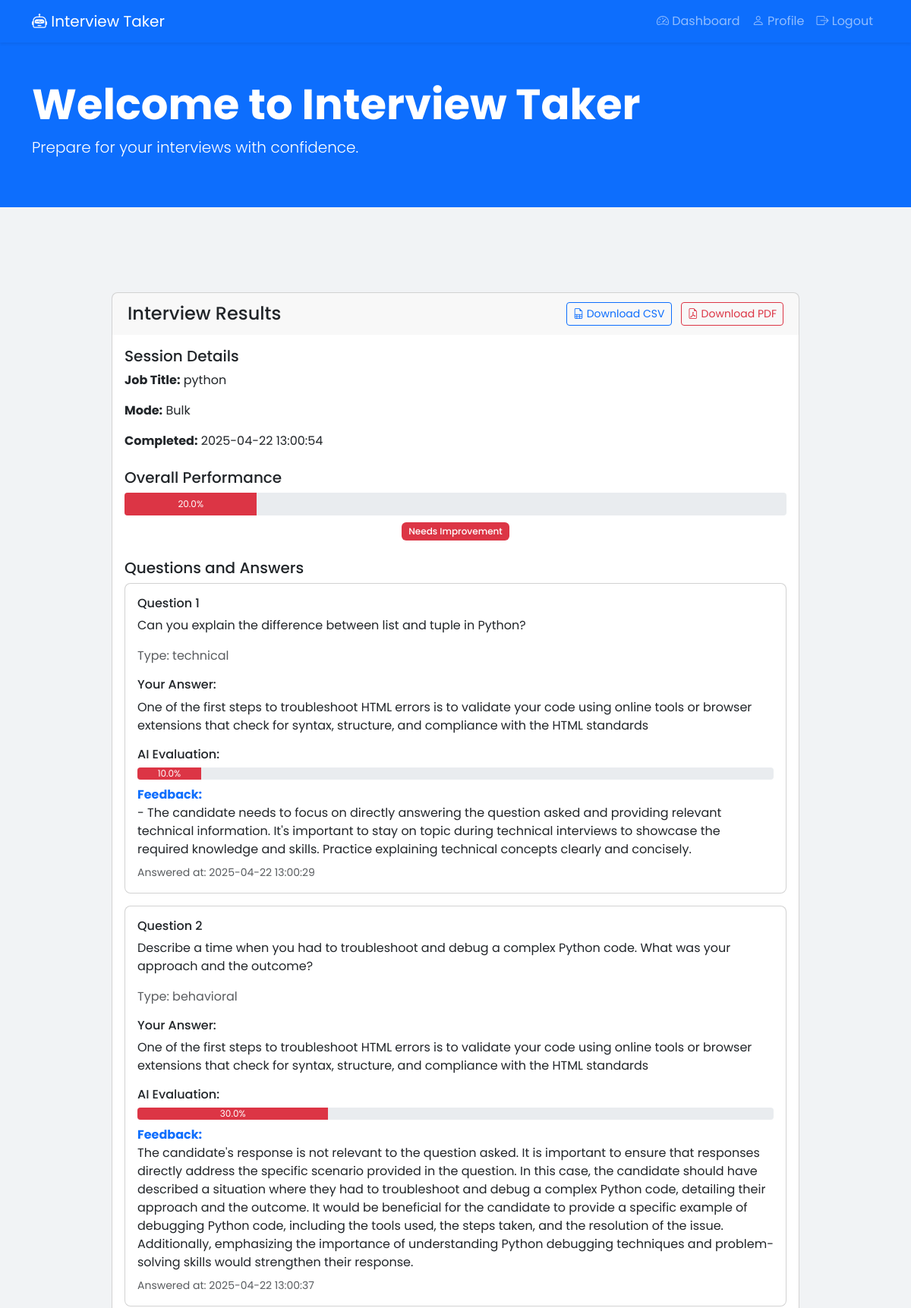
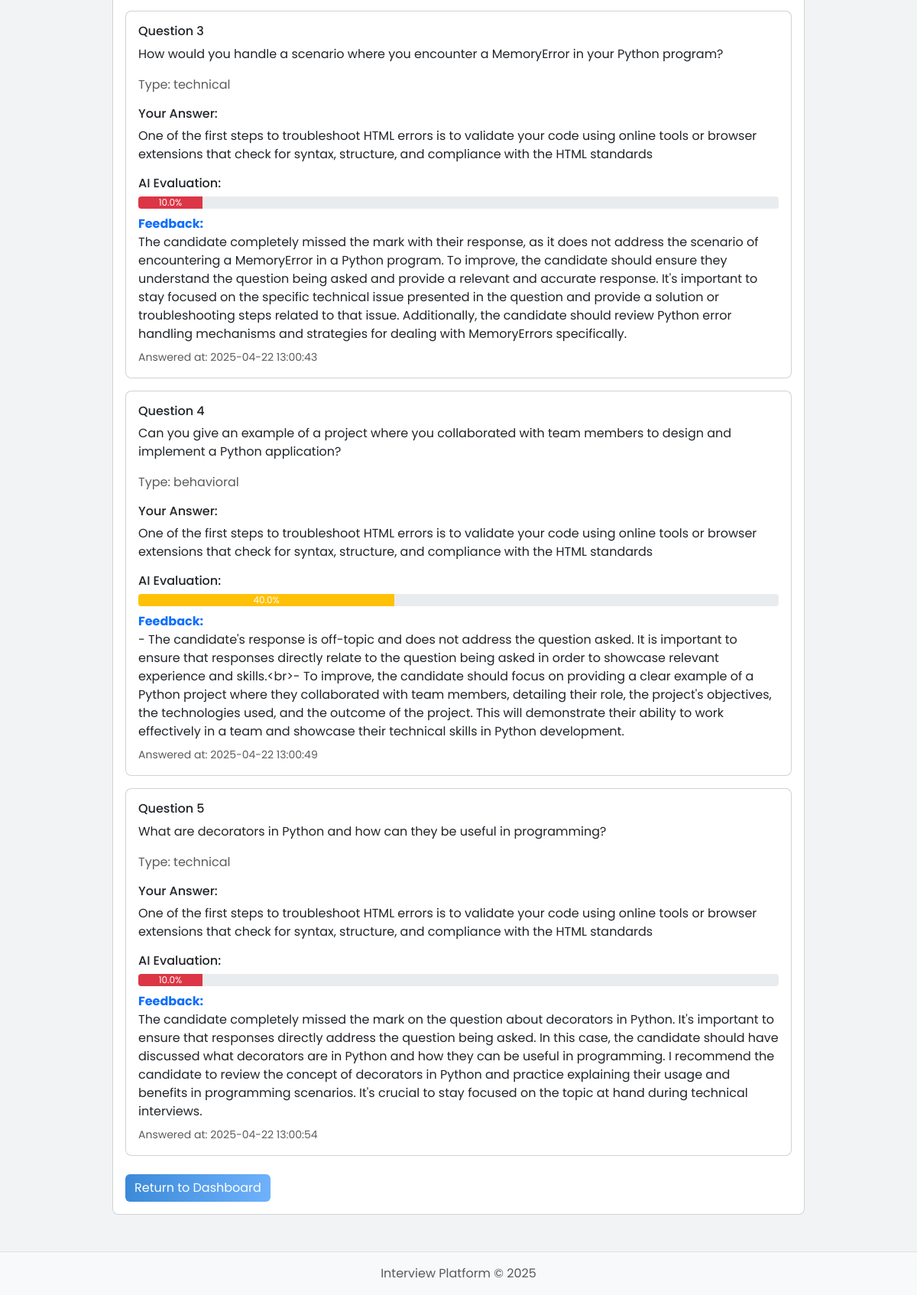
The app's page /interview/5/results (signed in) with its own data (2 pictures, top to bottom).
### app/models.py (models this page shows)
class Session(db.Model):
    __tablename__ = 'sessions'
    id = db.Column(db.Integer, primary_key=True)
    user_id = db.Column(db.Integer, db.ForeignKey('users.id'), nullable=False)
    profile_id = db.Column(db.Integer, db.ForeignKey('profiles.id'), nullable=False)
    job_title = db.Column(db.String(200), nullable=False)
    job_description = db.Column(db.Text, nullable=False)
    total_questions = db.Column(db.Integer, nullable=False)
    current_question_index = db.Column(db.Integer, default=0)
    mode = db.Column(db.String(20), nullable=False, default='interactive')  # 'interactive' or 'bulk'
    completed = db.Column(db.Boolean, default=False)
    created_at = db.Column(db.DateTime, default=datetime.utcnow)
    completed_at = db.Column(db.DateTime)
    overall_score = db.Column(db.Float, nullable=True)
    questions = db.relationship('Question', backref='session', lazy=True)
    profile = db.relationship('Profile', backref='sessions', lazy=True)

class Question(db.Model):
    __tablename__ = 'questions'
    id = db.Column(db.Integer, primary_key=True)
    session_id = db.Column(db.Integer, db.ForeignKey('sessions.id'), nullable=False)
    question_text = db.Column(db.Text, nullable=False)
    question_type = db.Column(db.String(50), nullable=False)
    question_index = db.Column(db.Integer, nullable=False)
    answered_at = db.Column(db.DateTime)
    created_at = db.Column(db.DateTime, default=datetime.utcnow)
    __table_args__ = (
        db.UniqueConstraint('session_id', 'question_index', name='uix_session_question_index'),
    )

class Answer(db.Model):
    __tablename__ = 'answers'
    id = db.Column(db.Integer, primary_key=True)
    question_id = db.Column(db.Integer, db.ForeignKey('questions.id'), nullable=False)
    transcript = db.Column(db.Text, nullable=False)
    score = db.Column(db.Float)
    strengths = db.Column(db.Text)
    weaknesses = db.Column(db.Text)
    feedback = db.Column(db.Text)
    created_at = db.Column(db.DateTime, default=datetime.utcnow)
    question = db.relationship('Question', backref=db.backref('answer', uselist=False))

### app/routes/interview.py (the view)
@interview_bp.route('/interview/<int:session_id>/results')
def results(session_id):
    if 'user_id' not in session:
        flash('Please login to view results', 'error')
        return redirect(url_for('auth_bp.login'))
    user_id = session['user_id']
    interview_session = Session.query.filter_by(id=session_id, user_id=user_id).first()
    if not interview_session:
        flash('Interview session not found', 'error')
        return redirect(url_for('dashboard_bp.dashboard'))
    questions = Question.query.filter_by(session_id=session_id).order_by(Question.question_index).all()
    total_score = 0
    answered_questions = 0
    for q in questions:
        if hasattr(q, 'answer') and q.answer and q.answer.score:
            total_score += q.answer.score
            answered_questions += 1
    overall_score = round(total_score / answered_questions, 1) if answered_questions > 0 else 0
    interview_session.overall_score = overall_score
    db.session.commit()
    return render_template(
        'results.html',
        interview_session=interview_session,
        questions=questions,
        overall_score=overall_score
    )

### app/__init__.py (called while the page is built)
@app.context_processor
def inject_now():
    return {'now': datetime.utcnow}

def nl2br_filter(value):
    if value:
        if not isinstance(value, str):
            value = str(value)
        return markupsafe.Markup(markupsafe.escape(value).replace('\n', '<br>'))
    return ''

### app/templates/results.html (shortened to what this page needs)
{% extends "base.html" %}
{% block content %}
<div class="container mt-5">
    <div class="row justify-content-center">
        <div class="col-md-10">
            <div class="card">
                <div class="card-header d-flex justify-content-between align-items-center">
                    <h4 class="mb-0">Interview Results</h4>
                    <div>
                        <a href="{{ url_for('interview_bp.download_report', session_id=interview_session.id, format='csv') }}" class="btn btn-sm btn-outline-primary me-2">
                            <i class="bi bi-file-earmark-spreadsheet"></i> Download CSV
                        </a>
                        <a href="{{ url_for('interview_bp.download_report', session_id=interview_session.id, format='pdf') }}" class="btn btn-sm btn-outline-danger">
                            <i class="bi bi-file-earmark-pdf"></i> Download PDF
                        </a>
                    </div>
                </div>
                <div class="card-body">
                    <div class="mb-4">
                        <h5>Session Details</h5>
                        <p><strong>Job Title:</strong> {{ interview_session.job_title }}</p>
                        <p><strong>Mode:</strong> {{ interview_session.mode|title }}</p>
                        <p><strong>Completed:</strong> {{ interview_session.completed_at.strftime('%Y-%m-%d %H:%M:%S') }}</p>
                    </div>
                    <div class="mb-4">
                        <h5>Overall Performance</h5>
                        <div class="progress" style="height: 30px;">
                            <div class="progress-bar
                                {% if overall_score >= 80 %}bg-success
                                {% elif overall_score >= 60 %}bg-info
                                {% elif overall_score >= 40 %}bg-warning
                                {% else %}bg-danger{% endif %}"
                                role="progressbar"
                                style="width: {{ overall_score }}%;"
                                aria-valuenow="{{ overall_score }}"
                                aria-valuemin="0"
                                aria-valuemax="100">
                                {{ overall_score }}%
                            </div>
                        </div>
                        <div class="mt-2 text-center">
                            {% if overall_score >= 80 %}
                            <span class="badge bg-success">Excellent</span>
                            {% elif overall_score >= 70 %}
                            <span class="badge bg-info">Good</span>
                            {% elif overall_score >= 60 %}
                            <span class="badge bg-primary">Satisfactory</span>
                            {% else %}
                            <span class="badge bg-danger">Needs Improvement</span>
                            {% endif %}
                        </div>
                    </div>
                    <div class="mb-4">
                        <h5>Questions and Answers</h5>
                        {% for question in questions %}
                        <div class="card mb-3">
                            <div class="card-body">
                                <h6 class="card-title">Question {{ loop.index }}</h6>
                                <p class="card-text">{{ question.question_text }}</p>
                                <p class="text-muted">Type: {{ question.question_type }}</p>
                                {% if question.answer %}
                                <div class="mt-3">
                                    <h6>Your Answer:</h6>
                                    <p>{{ question.answer.transcript }}</p>
                                    {% if question.answer.score > 0 %}
                                    <div class="mt-3">
                                        <h6>AI Evaluation:</h6>
                                        <div class="progress mb-2">
                                            <div class="progress-bar
                                                {% if question.answer.score >= 80 %}bg-success
                                                {% elif question.answer.score >= 60 %}bg-info
                                                {% elif question.answer.score >= 40 %}bg-warning
                                                {% else %}bg-danger{% endif %}"
                                                role="progressbar"
                                                style="width: {{ question.answer.score }}%;"
                                                aria-valuenow="{{ question.answer.score }}"
                                                aria-valuemin="0"
                                                aria-valuemax="100">
                                                {{ question.answer.score }}%
                                            </div>
                                        </div>
                                        {% if question.answer.feedback %}
                                        <div class="mb-2">
                                            <strong class="text-primary">Feedback:</strong>
                                            <p class="mb-0">{{ question.answer.feedback|nl2br }}</p>
                                        </div>
                                        {% endif %}
                                    </div>
                                    {% endif %}
                                    <small class="text-muted d-block mt-2">
                                        Answered at: {{ question.answered_at.strftime('%Y-%m-%d %H:%M:%S') }}
                                    </small>
                                </div>
                                {% else %}
                                <p class="text-muted">No answer provided</p>
                                {% endif %}
                            </div>
                        </div>
                        {% endfor %}
                    </div>
                    <div class="mt-4">
                        <a href="{{ url_for('dashboard_bp.dashboard') }}" class="btn btn-primary">
                            Return to Dashboard
                        </a>
                    </div>
                </div>
            </div>
        </div>
    </div>
</div>
{% endblock %}

### app/templates/base.html (shortened to what this page needs)
<!DOCTYPE html>
<html lang="en">
<head>
    <link href="https://cdn.jsdelivr.net/npm/bootstrap@5.3.0/dist/css/bootstrap.min.css" rel="stylesheet">
    <link rel="stylesheet" href="{{ url_for('static', filename='css/style.css') }}">
    <link rel="stylesheet" href="https://cdn.jsdelivr.net/npm/bootstrap-icons@1.7.2/font/bootstrap-icons.css">
</head>
<body>
    <nav class="navbar navbar-expand-lg navbar-dark bg-primary sticky-top shadow-sm">
        <div class="container">
            <a class="navbar-brand" href="{{ url_for('auth_bp.index') }}">
                <i class="bi bi-robot"></i> Interview Taker
            </a>
            <div class="collapse navbar-collapse" id="navbarNav">
                <ul class="navbar-nav ms-auto">
                    {% if session.get('user_id') %}
                        <li class="nav-item">
                            <a class="nav-link" href="{{ url_for('dashboard_bp.dashboard') }}">
                                <i class="bi bi-speedometer2"></i> Dashboard
                            </a>
                        </li>
                        <li class="nav-item">
                            <a class="nav-link" href="{{ url_for('dashboard_bp.profile') }}">
                                <i class="bi bi-person"></i> Profile
                            </a>
                        </li>
                        <li class="nav-item">
                            <a class="nav-link" href="{{ url_for('auth_bp.logout') }}">
                                <i class="bi bi-box-arrow-right"></i> Logout
                            </a>
                        </li>
                    {% endif %}
                </ul>
            </div>
        </div>
    </nav>
    {% block hero %}
    <div class="bg-primary text-white py-5 mb-4">
        <div class="container">
            <h1 class="display-4 fw-bold">Welcome to Interview Taker</h1>
            <p class="lead">Prepare for your interviews with confidence.</p>
        </div>
    </div>
    {% endblock %}
    <main class="container mt-4">
        {% block content %}
        {% endblock %}
    </main>
    <footer class="bg-light text-center text-muted py-3 mt-5">
        <div class="container">
            <p class="mb-0">Interview Platform &copy; {{ now().year }}</p>
        </div>
    </footer>
</body>
</html>

### app/static/css/style.css (style rules this page uses)
body { min-height: 100vh; display: flex; flex-direction: column; font-family: 'Poppins', sans-serif; background-color: #f1f3f5; }
main { flex: 1; }
.card { border-radius: 0.5rem; overflow: hidden; transition: transform 0.2s, box-shadow 0.2s; }
.card-header { border-bottom: 0; padding: 0.75rem 1.25rem; }
.progress { background-color: #e9ecef; border-radius: 0.25rem; overflow: hidden; }
.badge { font-weight: 500; padding: 0.5em 0.75em; }
.btn-primary { background: linear-gradient(to right, #3b8ad8, #6fb1fc); border: none; transition: background 0.3s ease; }
footer { background-color: #fff; border-top: 1px solid #dee2e6; color: #6c757d; }

### records on screen
Question: question_text "Can you explain the difference between list and tuple in Python?", question_type "technical", answer.transcript "One of the first steps to troubleshoot HTML errors is to validate your code using online tools or browser extensions that check for syntax, structure, and compliance with the HTML standards", answer.score "10.0", answer.feedback "- The candidate needs to focus on directly answering the question asked and providing relevant technical information. It's important to stay on topic during technical interviews to showcase the required knowledge and skills. Practice explaining technical concepts clearly and concisely.", answered_at "2025-04-22 13:00:29"
Question: question_text "Describe a time when you had to troubleshoot and debug a complex Python code. What was your approach and the outcome?", question_type "behavioral", answer.transcript "One of the first steps to troubleshoot HTML errors is to validate your code using online tools or browser extensions that check for syntax, structure, and compliance with the HTML standards", answer.score "30.0", answer.feedback "The candidate's response is not relevant to the question asked. It is important to ensure that responses directly address the specific scenario provided in the question. In this case, the candidate should have described a situation where they had to troubleshoot and debug a complex Python code, detailing their approach and the outcome. It would be beneficial for the candidate to provide a specific example of debugging Python code, including the tools used, the steps taken, and the resolution of the issue. Additionally, emphasizing the importance of understanding Python debugging techniques and problem-solving skills would strengthen their response.", answered_at "2025-04-22 13:00:37"
Question: question_text "How would you handle a scenario where you encounter a MemoryError in your Python program?", question_type "technical", answer.transcript "One of the first steps to troubleshoot HTML errors is to validate your code using online tools or browser extensions that check for syntax, structure, and compliance with the HTML standards", answer.score "10.0", answer.feedback "The candidate completely missed the mark with their response, as it does not address the scenario of encountering a MemoryError in a Python program. To improve, the candidate should ensure they understand the question being asked and provide a relevant and accurate response. It's important to stay focused on the specific technical issue presented in the question and provide a solution or troubleshooting steps related to that issue. Additionally, the candidate should review Python error handling mechanisms and strategies for dealing with MemoryErrors specifically.", answered_at "2025-04-22 13:00:43"
Question: question_text "Can you give an example of a project where you collaborated with team members to design and implement a Python application?", question_type "behavioral", answer.transcript "One of the first steps to troubleshoot HTML errors is to validate your code using online tools or browser extensions that check for syntax, structure, and compliance with the HTML standards", answer.score "40.0", answer.feedback "- The candidate's response is off-topic and does not address the question asked. It is important to ensure that responses directly relate to the question being asked in order to showcase relevant experience and skills.<br>- To improve, the candidate should focus on providing a clear example of a Python project where they collaborated with team members, detailing their role, the project's objectives, the technologies used, and the outcome of the project. This will demonstrate their ability to work effectively in a team and showcase their technical skills in Python development.", answered_at "2025-04-22 13:00:49"
Question: question_text "What are decorators in Python and how can they be useful in programming?", question_type "technical", answer.transcript "One of the first steps to troubleshoot HTML errors is to validate your code using online tools or browser extensions that check for syntax, structure, and compliance with the HTML standards", answer.score "10.0", answer.feedback "The candidate completely missed the mark on the question about decorators in Python. It's important to ensure that responses directly address the question being asked. In this case, the candidate should have discussed what decorators are in Python and how they can be useful in programming. I recommend the candidate to review the concept of decorators in Python and practice explaining their usage and benefits in programming scenarios. It's crucial to stay focused on the topic at hand during technical interviews.", answered_at "2025-04-22 13:00:54"

### other values on screen
{{ interview_session.job_title }} "python"
{{ interview_session.mode|title }} "Bulk"
{{ interview_session.completed_at.strftime('%Y-%m-%d %H:%M:%S') }} "2025-04-22 13:00:54"
{{ overall_score }} "20.0"
